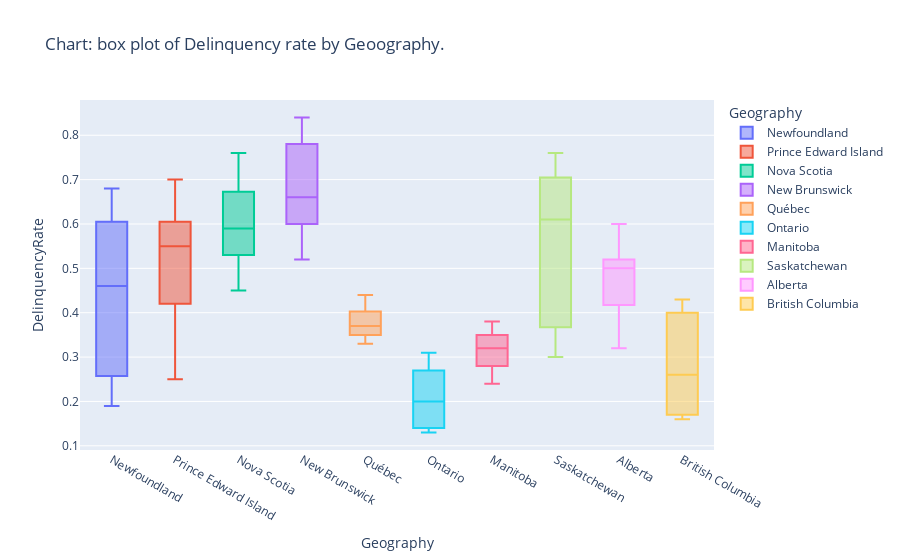

Here is the notebook cell this chart was saved with:
### Markdown cell above
Let's take a look at their distribution by using a box plot.

### Code cell
px.box(data_pop_del_mort_df, 
       x = 'Geography', 
       y = 'DelinquencyRate',
      color = 'Geography',
      title  = 'Chart: box plot of Delinquency rate by Geoography.')

### Figure 1 — Plotly figure (JSON) as saved in the notebook; plotly's stock layout.template omitted (floating-point values rounded to 4 significant figures)
{"data": [{"alignmentgroup": "True", "hovertemplate": "Geography=%{x}<br>DelinquencyRate=%{y}<extra></extra>", "legendgroup": "Newfoundland", "marker": {"color": "#636efa"}, "name": "Newfoundland", "notched": false, "offsetgroup": "Newfoundland", "orientation": "v", "showlegend": true, "type": "box", "x": ["Newfoundland", "Newfoundland", "Newfoundland", "Newfoundland", "Newfoundland", "Newfoundland", "Newfoundland", "Newfoundland", "Newfoundland", "Newfoundland", "Newfoundland", "Newfoundland", "Newfoundland", "Newfoundland", "Newfoundland", "Newfoundland", "Newfoundland", "Newfoundland", "Newfoundland", "Newfoundland", "Newfoundland", "Newfoundland", "Newfoundland", "Newfoundland", "Newfoundland", "Newfoundland", "Newfoundland", "Newfoundland", "Newfoundland", "Newfoundland", "Newfoundland", "Newfoundland", "Newfoundland"], "x0": " ", "xaxis": "x", "y": [0.24, 0.22, 0.25, 0.19, 0.2, 0.22, 0.23, 0.25, 0.26, 0.28, 0.37, 0.37, 0.37, 0.41, 0.45, 0.46, 0.49, 0.46, 0.47, 0.47, 0.46, 0.52, 0.56, 0.6, 0.6, 0.62, 0.64, 0.65, 0.65, 0.65, 0.67, 0.68, 0.64], "y0": " ", "yaxis": "y"}, {"alignmentgroup": "True", "hovertemplate": "Geography=%{x}<br>DelinquencyRate=%{y}<extra></extra>", "legendgroup": "Prince Edward Island", "marker": {"color": "#EF553B"}, "name": "Prince Edward Island", "notched": false, "offsetgroup": "Prince Edward Island", "orientation": "v", "showlegend": true, "type": "box", "x": ["Prince Edward Island", "Prince Edward Island", "Prince Edward Island", "Prince Edward Island", "Prince Edward Island", "Prince Edward Island", "Prince Edward Island", "Prince Edward Island", "Prince Edward Island", "Prince Edward Island", "Prince Edward Island", "Prince Edward Island", "Prince Edward Island", "Prince Edward Island", "Prince Edward Island", "Prince Edward Island", "Prince Edward Island", "Prince Edward Island", "Prince Edward Island", "Prince Edward Island", "Prince Edward Island", "Prince Edward Island", "Prince Edward Island", "Prince Edward Island", "Prince Edward Island", "Prince Edward Island", "Prince Edward Island", "Prince Edward Island", "Prince Edward Island", "Prince Edward Island", "Prince Edward Island", "Prince Edward Island", "Prince Edward Island"], "x0": " ", "xaxis": "x", "y": [0.57, 0.5, 0.55, 0.47, 0.56, 0.58, 0.6, 0.6, 0.56, 0.57, 0.68, 0.62, 0.63, 0.67, 0.7, 0.7, 0.67, 0.6, 0.66, 0.55, 0.54, 0.44, 0.5, 0.45, 0.43, 0.39, 0.39, 0.38, 0.34, 0.32, 0.25, 0.26, 0.27], "y0": " ", "yaxis": "y"}, {"alignmentgroup": "True", "hovertemplate": "Geography=%{x}<br>DelinquencyRate=%{y}<extra></extra>", "legendgroup": "Nova Scotia", "marker": {"color": "#00cc96"}, "name": "Nova Scotia", "notched": false, "offsetgroup": "Nova Scotia", "orientation": "v", "showlegend": true, "type": "box", "x": ["Nova Scotia", "Nova Scotia", "Nova Scotia", "Nova Scotia", "Nova Scotia", "Nova Scotia", "Nova Scotia", "Nova Scotia", "Nova Scotia", "Nova Scotia", "Nova Scotia", "Nova Scotia", "Nova Scotia", "Nova Scotia", "Nova Scotia", "Nova Scotia", "Nova Scotia", "Nova Scotia", "Nova Scotia", "Nova Scotia", "Nova Scotia", "Nova Scotia", "Nova Scotia", "Nova Scotia", "Nova Scotia", "Nova Scotia", "Nova Scotia", "Nova Scotia", "Nova Scotia", "Nova Scotia", "Nova Scotia", "Nova Scotia", "Nova Scotia"], "x0": " ", "xaxis": "x", "y": [0.53, 0.53, 0.55, 0.56, 0.58, 0.62, 0.65, 0.65, 0.67, 0.68, 0.7, 0.67, 0.66, 0.68, 0.7, 0.72, 0.76, 0.75, 0.7, 0.64, 0.6, 0.58, 0.59, 0.54, 0.52, 0.56, 0.54, 0.52, 0.5, 0.5, 0.46, 0.47, 0.45], "y0": " ", "yaxis": "y"}, {"alignmentgroup": "True", "hovertemplate": "Geography=%{x}<br>DelinquencyRate=%{y}<extra></extra>", "legendgroup": "New Brunswick", "marker": {"color": "#ab63fa"}, "name": "New Brunswick", "notched": false, "offsetgroup": "New Brunswick", "orientation": "v", "showlegend": true, "type": "box", "x": ["New Brunswick", "New Brunswick", "New Brunswick", "New Brunswick", "New Brunswick", "New Brunswick", "New Brunswick", "New Brunswick", "New Brunswick", "New Brunswick", "New Brunswick", "New Brunswick", "New Brunswick", "New Brunswick", "New Brunswick", "New Brunswick", "New Brunswick", "New Brunswick", "New Brunswick", "New Brunswick", "New Brunswick", "New Brunswick", "New Brunswick", "New Brunswick", "New Brunswick", "New Brunswick", "New Brunswick", "New Brunswick", "New Brunswick", "New Brunswick", "New Brunswick", "New Brunswick", "New Brunswick"], "x0": " ", "xaxis": "x", "y": [0.63, 0.63, 0.65, 0.6, 0.61, 0.68, 0.72, 0.67, 0.72, 0.72, 0.79, 0.8, 0.81, 0.79, 0.82, 0.78, 0.84, 0.79, 0.78, 0.73, 0.71, 0.66, 0.65, 0.59, 0.58, 0.62, 0.63, 0.6, 0.57, 0.57, 0.57, 0.54, 0.52], "y0": " ", "yaxis": "y"}, {"alignmentgroup": "True", "hovertemplate": "Geography=%{x}<br>DelinquencyRate=%{y}<extra></extra>", "legendgroup": "Québec", "marker": {"color": "#FFA15A"}, "name": "Québec", "notched": false, "offsetgroup": "Québec", "orientation": "v", "showlegend": true, "type": "box", "x": ["Québec", "Québec", "Québec", "Québec", "Québec", "Québec", "Québec", "Québec", "Québec", "Québec", "Québec", "Québec", "Québec", "Québec", "Québec", "Québec", "Québec", "Québec", "Québec", "Québec", "Québec", "Québec", "Québec", "Québec", "Québec", "Québec", "Québec", "Québec", "Québec", "Québec", "Québec", "Québec", "Québec"], "x0": " ", "xaxis": "x", "y": [0.33, 0.33, 0.35, 0.34, 0.33, 0.35, 0.37, 0.36, 0.37, 0.39, 0.42, 0.41, 0.41, 0.42, 0.44, 0.43, 0.42, 0.4, 0.41, 0.4, 0.37, 0.34, 0.34, 0.35, 0.35, 0.38, 0.38, 0.37, 0.37, 0.36, 0.36, 0.34, 0.36], "y0": " ", "yaxis": "y"}, {"alignmentgroup": "True", "hovertemplate": "Geography=%{x}<br>DelinquencyRate=%{y}<extra></extra>", "legendgroup": "Ontario", "marker": {"color": "#19d3f3"}, "name": "Ontario", "notched": false, "offsetgroup": "Ontario", "orientation": "v", "showlegend": true, "type": "box", "x": ["Ontario", "Ontario", "Ontario", "Ontario", "Ontario", "Ontario", "Ontario", "Ontario", "Ontario", "Ontario", "Ontario", "Ontario", "Ontario", "Ontario", "Ontario", "Ontario", "Ontario", "Ontario", "Ontario", "Ontario", "Ontario", "Ontario", "Ontario", "Ontario", "Ontario", "Ontario", "Ontario", "Ontario", "Ontario", "Ontario", "Ontario", "Ontario", "Ontario"], "x0": " ", "xaxis": "x", "y": [0.31, 0.31, 0.31, 0.29, 0.28, 0.28, 0.29, 0.27, 0.27, 0.26, 0.27, 0.25, 0.24, 0.23, 0.24, 0.22, 0.2, 0.19, 0.18, 0.16, 0.16, 0.15, 0.15, 0.14, 0.13, 0.14, 0.14, 0.14, 0.14, 0.14, 0.14, 0.14, 0.14], "y0": " ", "yaxis": "y"}, {"alignmentgroup": "True", "hovertemplate": "Geography=%{x}<br>DelinquencyRate=%{y}<extra></extra>", "legendgroup": "Manitoba", "marker": {"color": "#FF6692"}, "name": "Manitoba", "notched": false, "offsetgroup": "Manitoba", "orientation": "v", "showlegend": true, "type": "box", "x": ["Manitoba", "Manitoba", "Manitoba", "Manitoba", "Manitoba", "Manitoba", "Manitoba", "Manitoba", "Manitoba", "Manitoba", "Manitoba", "Manitoba", "Manitoba", "Manitoba", "Manitoba", "Manitoba", "Manitoba", "Manitoba", "Manitoba", "Manitoba", "Manitoba", "Manitoba", "Manitoba", "Manitoba", "Manitoba", "Manitoba", "Manitoba", "Manitoba", "Manitoba", "Manitoba", "Manitoba", "Manitoba", "Manitoba"], "x0": " ", "xaxis": "x", "y": [0.25, 0.27, 0.28, 0.26, 0.28, 0.28, 0.28, 0.25, 0.24, 0.27, 0.31, 0.3, 0.29, 0.33, 0.34, 0.35, 0.34, 0.35, 0.36, 0.35, 0.33, 0.3, 0.3, 0.31, 0.32, 0.35, 0.35, 0.35, 0.34, 0.36, 0.37, 0.38, 0.35], "y0": " ", "yaxis": "y"}, {"alignmentgroup": "True", "hovertemplate": "Geography=%{x}<br>DelinquencyRate=%{y}<extra></extra>", "legendgroup": "Saskatchewan", "marker": {"color": "#B6E880"}, "name": "Saskatchewan", "notched": false, "offsetgroup": "Saskatchewan", "orientation": "v", "showlegend": true, "type": "box", "x": ["Saskatchewan", "Saskatchewan", "Saskatchewan", "Saskatchewan", "Saskatchewan", "Saskatchewan", "Saskatchewan", "Saskatchewan", "Saskatchewan", "Saskatchewan", "Saskatchewan", "Saskatchewan", "Saskatchewan", "Saskatchewan", "Saskatchewan", "Saskatchewan", "Saskatchewan", "Saskatchewan", "Saskatchewan", "Saskatchewan", "Saskatchewan", "Saskatchewan", "Saskatchewan", "Saskatchewan", "Saskatchewan", "Saskatchewan", "Saskatchewan", "Saskatchewan", "Saskatchewan", "Saskatchewan", "Saskatchewan", "Saskatchewan", "Saskatchewan"], "x0": " ", "xaxis": "x", "y": [0.37, 0.37, 0.36, 0.34, 0.3, 0.32, 0.35, 0.31, 0.32, 0.36, 0.41, 0.43, 0.45, 0.49, 0.54, 0.57, 0.61, 0.62, 0.62, 0.66, 0.65, 0.66, 0.66, 0.67, 0.7, 0.72, 0.74, 0.75, 0.73, 0.73, 0.75, 0.76, 0.72], "y0": " ", "yaxis": "y"}, {"alignmentgroup": "True", "hovertemplate": "Geography=%{x}<br>DelinquencyRate=%{y}<extra></extra>", "legendgroup": "Alberta", "marker": {"color": "#FF97FF"}, "name": "Alberta", "notched": false, "offsetgroup": "Alberta", "orientation": "v", "showlegend": true, "type": "box", "x": ["Alberta", "Alberta", "Alberta", "Alberta", "Alberta", "Alberta", "Alberta", "Alberta", "Alberta", "Alberta", "Alberta", "Alberta", "Alberta", "Alberta", "Alberta", "Alberta", "Alberta", "Alberta", "Alberta", "Alberta", "Alberta", "Alberta", "Alberta", "Alberta", "Alberta", "Alberta", "Alberta", "Alberta", "Alberta", "Alberta", "Alberta", "Alberta", "Alberta"], "x0": " ", "xaxis": "x", "y": [0.6, 0.55, 0.52, 0.47, 0.45, 0.43, 0.42, 0.37, 0.34, 0.32, 0.32, 0.33, 0.35, 0.36, 0.41, 0.45, 0.53, 0.53, 0.54, 0.52, 0.51, 0.5, 0.5, 0.46, 0.47, 0.5, 0.51, 0.53, 0.51, 0.5, 0.52, 0.52, 0.5], "y0": " ", "yaxis": "y"}, {"alignmentgroup": "True", "hovertemplate": "Geography=%{x}<br>DelinquencyRate=%{y}<extra></extra>", "legendgroup": "British Columbia", "marker": {"color": "#FECB52"}, "name": "British Columbia", "notched": false, "offsetgroup": "British Columbia", "orientation": "v", "showlegend": true, "type": "box", "x": ["British Columbia", "British Columbia", "British Columbia", "British Columbia", "British Columbia", "British Columbia", "British Columbia", "British Columbia", "British Columbia", "British Columbia", "British Columbia", "British Columbia", "British Columbia", "British Columbia", "British Columbia", "British Columbia", "British Columbia", "British Columbia", "British Columbia", "British Columbia", "British Columbia", "British Columbia", "British Columbia", "British Columbia", "British Columbia", "British Columbia", "British Columbia", "British Columbia", "British Columbia", "British Columbia", "British Columbia", "British Columbia", "British Columbia"], "x0": " ", "xaxis": "x", "y": [0.42, 0.42, 0.43, 0.43, 0.42, 0.43, 0.43, 0.4, 0.4, 0.4, 0.4, 0.38, 0.34, 0.32, 0.32, 0.29, 0.26, 0.25, 0.23, 0.2, 0.18, 0.18, 0.17, 0.17, 0.16, 0.17, 0.17, 0.17, 0.16, 0.16, 0.17, 0.19, 0.19], "y0": " ", "yaxis": "y"}], "layout": {"boxmode": "overlay", "legend": {"title": {"text": "Geography"}, "tracegroupgap": 0}, "title": {"text": "Chart: box plot of Delinquency rate by Geoography."}, "xaxis": {"anchor": "y", "categoryarray": ["Newfoundland", "Prince Edward Island", "Nova Scotia", "New Brunswick", "Québec", "Ontario", "Manitoba", "Saskatchewan", "Alberta", "British Columbia"], "categoryorder": "array", "domain": [0, 1], "title": {"text": "Geography"}}, "yaxis": {"anchor": "x", "domain": [0, 1], "title": {"text": "DelinquencyRate"}}}}
